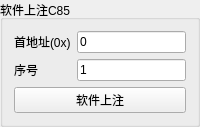
           <widget class="QGroupBox" name="groupBox_8">
            <property name="title">
             <string>软件上注C85</string>
            </property>
            <layout class="QVBoxLayout" name="verticalLayout_7">
             <item>
              <layout class="QFormLayout" name="formLayout_3">
               <item row="0" column="0">
                <widget class="QLabel" name="label_18">
                 <property name="text">
                  <string>首地址(0x)</string>
                 </property>
                </widget>
               </item>
               <item row="0" column="1">
                <widget class="QLineEdit" name="lineEdit_firstAddr">
                 <property name="sizePolicy">
                  <sizepolicy hsizetype="Preferred" vsizetype="Fixed">
                   <horstretch>0</horstretch>
                   <verstretch>0</verstretch>
                  </sizepolicy>
                 </property>
                 <property name="text">
                  <string>0</string>
                 </property>
                </widget>
               </item>
               <item row="1" column="0">
                <widget class="QLabel" name="label_43">
                 <property name="text">
                  <string>序号</string>
                 </property>
                </widget>
               </item>
               <item row="1" column="1">
                <widget class="QLineEdit" name="lineEdit_Number">
                 <property name="sizePolicy">
                  <sizepolicy hsizetype="Preferred" vsizetype="Fixed">
                   <horstretch>0</horstretch>
                   <verstretch>0</verstretch>
                  </sizepolicy>
                 </property>
                 <property name="text">
                  <string>1</string>
                 </property>
                </widget>
               </item>
              </layout>
             </item>
             <item>
              <widget class="QPushButton" name="pushButton_sorftUp">
               <property name="text">
                <string>软件上注</string>
               </property>
              </widget>
             </item>
            </layout>
           </widget>
